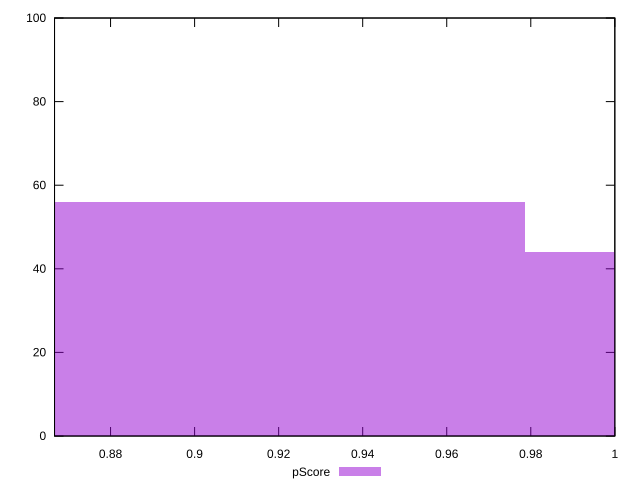

Recreate this plot in gnuplot.
reset

$pScore <<EOF
1.054028055549475 44
0.903452619042407 56
EOF

set key outside below
set boxwidth 0.15057543650706784
set xrange [0.8666666666666667:1]
set yrange [0:100]
set trange [0:100]
set style fill transparent solid 0.5 noborder
set terminal svg size 640, 490 enhanced background rgb 'white'
set output "report_00015_2021-02-09T16-11-33.973Z/unminified-javascript/samples/pages+cached+noadtech+nomedia+nocss/pScore/histogram.svg"

plot $pScore title "pScore" with boxes

reset
